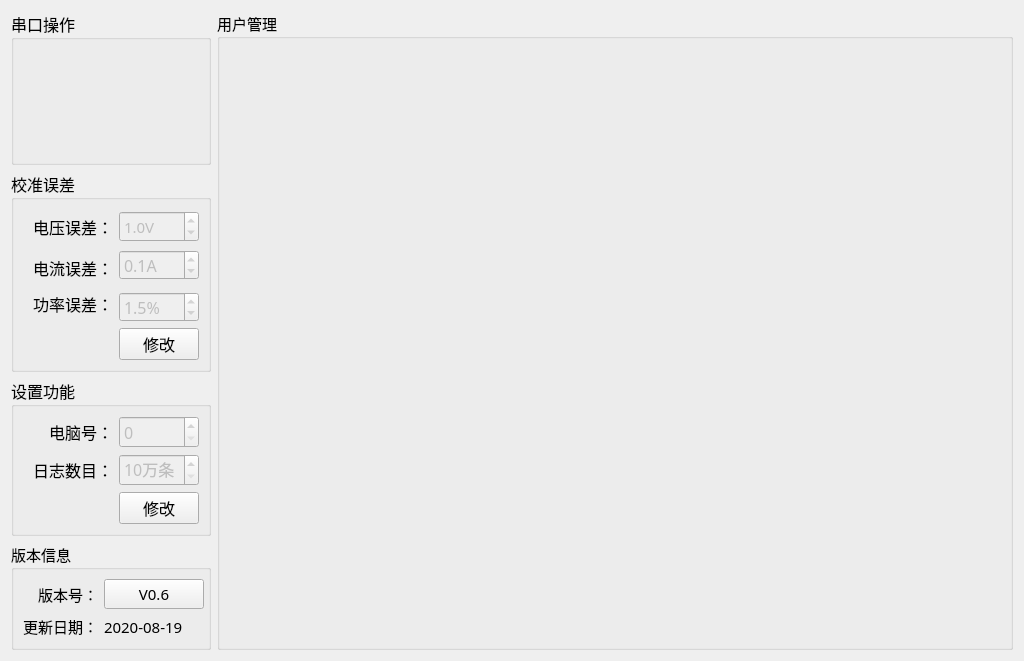
<?xml version="1.0" encoding="UTF-8"?>
<ui version="4.0">
 <class>Setup_MainWid</class>
 <widget class="QWidget" name="Setup_MainWid">
  <property name="geometry">
   <rect>
    <x>0</x>
    <y>0</y>
    <width>1024</width>
    <height>661</height>
   </rect>
  </property>
  <property name="font">
   <font>
    <family>微软雅黑</family>
    <pointsize>11</pointsize>
   </font>
  </property>
  <property name="windowTitle">
   <string>Form</string>
  </property>
  <layout class="QGridLayout" name="gridLayout_6">
   <item row="0" column="0">
    <widget class="QGroupBox" name="groupBox_3">
     <property name="minimumSize">
      <size>
       <width>0</width>
       <height>80</height>
      </size>
     </property>
     <property name="maximumSize">
      <size>
       <width>200</width>
       <height>220</height>
      </size>
     </property>
     <property name="font">
      <font>
       <family>微软雅黑</family>
       <pointsize>12</pointsize>
      </font>
     </property>
     <property name="title">
      <string>串口操作</string>
     </property>
     <layout class="QGridLayout" name="gridLayout">
      <item row="0" column="0">
       <widget class="QWidget" name="comWid" native="true">
        <property name="minimumSize">
         <size>
          <width>0</width>
          <height>70</height>
         </size>
        </property>
       </widget>
      </item>
      <item row="1" column="0">
       <widget class="QWidget" name="sourceWid" native="true">
        <property name="minimumSize">
         <size>
          <width>0</width>
          <height>70</height>
         </size>
        </property>
       </widget>
      </item>
     </layout>
    </widget>
   </item>
   <item row="0" column="1" rowspan="4">
    <widget class="QGroupBox" name="groupBox_5">
     <property name="title">
      <string>用户管理</string>
     </property>
     <layout class="QGridLayout" name="gridLayout_4">
      <item row="0" column="0">
       <widget class="QStackedWidget" name="stackedWid"/>
      </item>
     </layout>
    </widget>
   </item>
   <item row="1" column="0">
    <widget class="QGroupBox" name="groupBox_4">
     <property name="maximumSize">
      <size>
       <width>200</width>
       <height>240</height>
      </size>
     </property>
     <property name="font">
      <font>
       <family>微软雅黑</family>
       <pointsize>12</pointsize>
      </font>
     </property>
     <property name="title">
      <string>校准误差</string>
     </property>
     <layout class="QGridLayout" name="gridLayout_3">
      <item row="0" column="1">
       <widget class="QLabel" name="label_10">
        <property name="minimumSize">
         <size>
          <width>0</width>
          <height>35</height>
         </size>
        </property>
        <property name="text">
         <string>电压误差：</string>
        </property>
        <property name="alignment">
         <set>Qt::AlignRight|Qt::AlignTrailing|Qt::AlignVCenter</set>
        </property>
       </widget>
      </item>
      <item row="0" column="2">
       <widget class="QDoubleSpinBox" name="volErrBox">
        <property name="enabled">
         <bool>false</bool>
        </property>
        <property name="minimumSize">
         <size>
          <width>0</width>
          <height>30</height>
         </size>
        </property>
        <property name="font">
         <font>
          <family>微软雅黑</family>
          <pointsize>11</pointsize>
         </font>
        </property>
        <property name="layoutDirection">
         <enum>Qt::LeftToRight</enum>
        </property>
        <property name="styleSheet">
         <string notr="true"/>
        </property>
        <property name="buttonSymbols">
         <enum>QAbstractSpinBox::UpDownArrows</enum>
        </property>
        <property name="correctionMode">
         <enum>QAbstractSpinBox::CorrectToPreviousValue</enum>
        </property>
        <property name="suffix">
         <string>V</string>
        </property>
        <property name="decimals">
         <number>1</number>
        </property>
        <property name="maximum">
         <double>2.000000000000000</double>
        </property>
        <property name="value">
         <double>1.000000000000000</double>
        </property>
       </widget>
      </item>
      <item row="1" column="0" rowspan="2" colspan="2">
       <widget class="QLabel" name="label_9">
        <property name="minimumSize">
         <size>
          <width>0</width>
          <height>35</height>
         </size>
        </property>
        <property name="text">
         <string>电流误差：</string>
        </property>
        <property name="alignment">
         <set>Qt::AlignRight|Qt::AlignTrailing|Qt::AlignVCenter</set>
        </property>
       </widget>
      </item>
      <item row="1" column="2">
       <widget class="QDoubleSpinBox" name="curErrBox">
        <property name="enabled">
         <bool>false</bool>
        </property>
        <property name="minimumSize">
         <size>
          <width>0</width>
          <height>30</height>
         </size>
        </property>
        <property name="prefix">
         <string/>
        </property>
        <property name="suffix">
         <string>A</string>
        </property>
        <property name="decimals">
         <number>1</number>
        </property>
        <property name="maximum">
         <double>1.000000000000000</double>
        </property>
        <property name="singleStep">
         <double>0.100000000000000</double>
        </property>
        <property name="value">
         <double>0.100000000000000</double>
        </property>
       </widget>
      </item>
      <item row="2" column="1" rowspan="2">
       <widget class="QLabel" name="label_11">
        <property name="minimumSize">
         <size>
          <width>0</width>
          <height>35</height>
         </size>
        </property>
        <property name="text">
         <string>功率误差：</string>
        </property>
        <property name="alignment">
         <set>Qt::AlignRight|Qt::AlignTrailing|Qt::AlignVCenter</set>
        </property>
       </widget>
      </item>
      <item row="3" column="2">
       <widget class="QDoubleSpinBox" name="powErrBox">
        <property name="enabled">
         <bool>false</bool>
        </property>
        <property name="minimumSize">
         <size>
          <width>0</width>
          <height>30</height>
         </size>
        </property>
        <property name="prefix">
         <string/>
        </property>
        <property name="suffix">
         <string>%</string>
        </property>
        <property name="decimals">
         <number>1</number>
        </property>
        <property name="minimum">
         <double>0.000000000000000</double>
        </property>
        <property name="maximum">
         <double>10.000000000000000</double>
        </property>
        <property name="singleStep">
         <double>0.500000000000000</double>
        </property>
        <property name="value">
         <double>1.500000000000000</double>
        </property>
       </widget>
      </item>
      <item row="4" column="1">
       <spacer name="horizontalSpacer">
        <property name="orientation">
         <enum>Qt::Horizontal</enum>
        </property>
        <property name="sizeHint" stdset="0">
         <size>
          <width>96</width>
          <height>20</height>
         </size>
        </property>
       </spacer>
      </item>
      <item row="4" column="2">
       <widget class="QPushButton" name="saveBtn">
        <property name="text">
         <string>修改</string>
        </property>
       </widget>
      </item>
     </layout>
    </widget>
   </item>
   <item row="2" column="0">
    <widget class="QGroupBox" name="groupBox_2">
     <property name="minimumSize">
      <size>
       <width>0</width>
       <height>0</height>
      </size>
     </property>
     <property name="maximumSize">
      <size>
       <width>200</width>
       <height>16777215</height>
      </size>
     </property>
     <property name="font">
      <font>
       <family>微软雅黑</family>
       <pointsize>12</pointsize>
      </font>
     </property>
     <property name="title">
      <string>设置功能</string>
     </property>
     <layout class="QGridLayout" name="gridLayout_5">
      <item row="0" column="0">
       <widget class="QLabel" name="label_16">
        <property name="text">
         <string>电脑号：</string>
        </property>
        <property name="alignment">
         <set>Qt::AlignRight|Qt::AlignTrailing|Qt::AlignVCenter</set>
        </property>
       </widget>
      </item>
      <item row="0" column="1">
       <widget class="QSpinBox" name="pcNumSpin">
        <property name="enabled">
         <bool>false</bool>
        </property>
        <property name="styleSheet">
         <string notr="true"/>
        </property>
        <property name="maximum">
         <number>9</number>
        </property>
       </widget>
      </item>
      <item row="1" column="0">
       <widget class="QLabel" name="label_15">
        <property name="text">
         <string>日志数目：</string>
        </property>
        <property name="alignment">
         <set>Qt::AlignRight|Qt::AlignTrailing|Qt::AlignVCenter</set>
        </property>
       </widget>
      </item>
      <item row="1" column="1">
       <widget class="QSpinBox" name="logCountSpin">
        <property name="enabled">
         <bool>false</bool>
        </property>
        <property name="suffix">
         <string>万条</string>
        </property>
        <property name="minimum">
         <number>10</number>
        </property>
       </widget>
      </item>
      <item row="2" column="0">
       <spacer name="horizontalSpacer_2">
        <property name="orientation">
         <enum>Qt::Horizontal</enum>
        </property>
        <property name="sizeHint" stdset="0">
         <size>
          <width>92</width>
          <height>20</height>
         </size>
        </property>
       </spacer>
      </item>
      <item row="2" column="1">
       <widget class="QPushButton" name="pcBtn">
        <property name="text">
         <string>修改</string>
        </property>
       </widget>
      </item>
     </layout>
    </widget>
   </item>
   <item row="3" column="0">
    <widget class="QGroupBox" name="groupBox">
     <property name="maximumSize">
      <size>
       <width>200</width>
       <height>140</height>
      </size>
     </property>
     <property name="title">
      <string>版本信息</string>
     </property>
     <layout class="QGridLayout" name="gridLayout_2">
      <item row="1" column="2">
       <widget class="QLabel" name="label_date">
        <property name="text">
         <string>2020-08-19</string>
        </property>
       </widget>
      </item>
      <item row="0" column="0">
       <widget class="QLabel" name="label">
        <property name="text">
         <string>版本号：</string>
        </property>
        <property name="alignment">
         <set>Qt::AlignRight|Qt::AlignTrailing|Qt::AlignVCenter</set>
        </property>
       </widget>
      </item>
      <item row="1" column="0">
       <widget class="QLabel" name="label_3">
        <property name="text">
         <string>更新日期：</string>
        </property>
        <property name="alignment">
         <set>Qt::AlignRight|Qt::AlignTrailing|Qt::AlignVCenter</set>
        </property>
       </widget>
      </item>
      <item row="0" column="2">
       <widget class="QPushButton" name="verBtn">
        <property name="minimumSize">
         <size>
          <width>100</width>
          <height>30</height>
         </size>
        </property>
        <property name="text">
         <string>V0.6</string>
        </property>
       </widget>
      </item>
     </layout>
    </widget>
   </item>
  </layout>
 </widget>
 <resources/>
 <connections/>
</ui>
